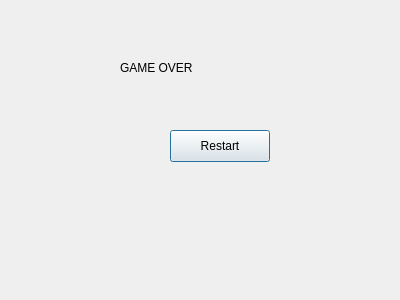
<?xml version="1.0" encoding="UTF-8"?>
<ui version="4.0">
 <class>over</class>
 <widget class="QDialog" name="over">
  <property name="geometry">
   <rect>
    <x>0</x>
    <y>0</y>
    <width>400</width>
    <height>300</height>
   </rect>
  </property>
  <property name="windowTitle">
   <string>Dialog</string>
  </property>
  <widget class="QLabel" name="label">
   <property name="geometry">
    <rect>
     <x>120</x>
     <y>60</y>
     <width>201</width>
     <height>16</height>
    </rect>
   </property>
   <property name="text">
    <string>GAME OVER</string>
   </property>
  </widget>
  <widget class="QPushButton" name="restartpush">
   <property name="geometry">
    <rect>
     <x>170</x>
     <y>130</y>
     <width>100</width>
     <height>32</height>
    </rect>
   </property>
   <property name="text">
    <string>Restart</string>
   </property>
  </widget>
 </widget>
 <resources/>
 <connections/>
</ui>
